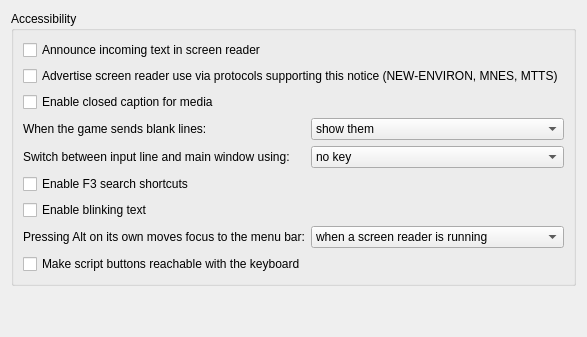
     <widget class="QWidget" name="tab_accessibility">
      <attribute name="title">
       <string>Accessibility</string>
      </attribute>
      <layout class="QVBoxLayout" name="vBoxLayout_tab_accessibility">
       <item>
        <widget class="QGroupBox" name="groupBox_accessibility">
         <property name="title">
          <string>Accessibility</string>
         </property>
         <layout class="QGridLayout" name="gridLayout_groupBox_accessibility">
          <item row="0" column="0" colspan="2">
           <widget class="QCheckBox" name="checkBox_announceIncomingText">
            <property name="toolTip">
             <string>&lt;p&gt;On some platforms, like macOS, the screen reader tool has issues announcing incoming text fully, without skipping. You can opt into disabling announcing new text from the game with this option to use a custom TTS instead which avoids such issues.&lt;/p&gt;</string>
            </property>
            <property name="accessibleDescription">
             <string>When checked, Mudlet announces incoming game text through the system screen reader. On some platforms such as macOS the system screen reader may skip text; if that happens, uncheck this and use a custom TTS solution instead.</string>
            </property>
            <property name="text">
             <string>Announce incoming text in screen reader</string>
            </property>
           </widget>
          </item>
          <item row="1" column="0" colspan="2">
           <widget class="QCheckBox" name="checkBox_advertiseScreenReader">
            <property name="text">
             <string>Advertise screen reader use via protocols supporting this notice (NEW-ENVIRON, MNES, MTTS)</string>
            </property>
           </widget>
          </item>
          <item row="2" column="0" colspan="2">
           <widget class="QCheckBox" name="checkBox_enableClosedCaption">
            <property name="text">
             <string>Enable closed caption for media</string>
            </property>
           </widget>
          </item>
          <item row="3" column="0">
           <widget class="QLabel" name="label_blankLinesBehaviour">
            <property name="text">
             <string>When the game sends blank lines:</string>
            </property>
            <property name="buddy">
             <cstring>comboBox_blankLinesBehaviour</cstring>
            </property>
           </widget>
          </item>
          <item row="3" column="1">
           <widget class="QComboBox" name="comboBox_blankLinesBehaviour">
            <item>
             <property name="text">
              <string>show them</string>
             </property>
            </item>
            <item>
             <property name="text">
              <string>hide them</string>
             </property>
            </item>
            <item>
             <property name="text">
              <string>replace with a space</string>
             </property>
            </item>
           </widget>
          </item>
          <item row="4" column="0">
           <widget class="QLabel" name="label_caretModeKey">
            <property name="text">
             <string>Switch between input line and main window using:</string>
            </property>
            <property name="buddy">
             <cstring>comboBox_caretModeKey</cstring>
            </property>
           </widget>
          </item>
          <item row="4" column="1">
           <widget class="QComboBox" name="comboBox_caretModeKey">
            <property name="toolTip">
             <string>&lt;p&gt;In caret mode, hyperlinks in the main window can be navigated with &lt;b&gt;Ctrl+]&lt;/b&gt; (next link) and &lt;b&gt;Ctrl+[&lt;/b&gt; (previous link), activated with &lt;b&gt;Enter&lt;/b&gt; or &lt;b&gt;Space&lt;/b&gt;, and their context menu opened with the &lt;b&gt;Menu&lt;/b&gt; key or &lt;b&gt;Shift+F10&lt;/b&gt;. Press &lt;b&gt;Ctrl+End&lt;/b&gt; to jump to the latest content (Mac: &lt;b&gt;Ctrl+Fn+Right Arrow&lt;/b&gt;) or &lt;b&gt;Ctrl+Home&lt;/b&gt; to jump to the start (Mac: &lt;b&gt;Ctrl+Fn+Left Arrow&lt;/b&gt;). Choosing &lt;b&gt;Ctrl+Tab&lt;/b&gt; or &lt;b&gt;F6&lt;/b&gt; here keeps plain &lt;b&gt;Tab&lt;/b&gt; available for stepping through links.&lt;/p&gt;</string>
            </property>
            <property name="accessibleDescription">
             <string>In caret mode, navigate hyperlinks with Ctrl+] for the next link and Ctrl+[ for the previous link, activate the focused link with Enter or Space, and open its menu with the Menu key or Shift+F10. Press Ctrl+End to jump to the latest content or Ctrl+Home to jump to the start of the buffer.</string>
            </property>
            <item>
             <property name="text">
              <string>no key</string>
             </property>
            </item>
            <item>
             <property name="text">
              <string>Tab</string>
             </property>
            </item>
            <item>
             <property name="text">
              <string>Ctrl+Tab</string>
             </property>
            </item>
            <item>
             <property name="text">
              <string>F6</string>
             </property>
            </item>
           </widget>
          </item>
          <item row="5" column="0" colspan="2">
           <widget class="QCheckBox" name="checkBox_f3SearchEnabled">
            <property name="toolTip">
             <string>&lt;p&gt;Enable F3 and Shift+F3 shortcuts for searching up and down in the buffer.&lt;/p&gt;</string>
            </property>
            <property name="accessibleDescription">
             <string>Enable F3 and Shift+F3 shortcuts for searching up and down in the buffer.</string>
            </property>
            <property name="text">
             <string>Enable F3 search shortcuts</string>
            </property>
           </widget>
          </item>
          <item row="6" column="0" colspan="2">
           <widget class="QCheckBox" name="checkBox_enableBlinkText">
            <property name="toolTip">
             <string>&lt;p&gt;When enabled, text with the blinking attribute (SGR codes 5 and 6) is displayed with a smooth pulsing effect. When disabled, blinking text is shown in italics instead.&lt;/p&gt;</string>
            </property>
            <property name="accessibleDescription">
             <string>When enabled, text with the blinking attribute (SGR codes 5 and 6) is displayed with a smooth pulsing effect. When disabled, blinking text is shown in italics instead.</string>
            </property>
            <property name="text">
             <string>Enable blinking text</string>
            </property>
           </widget>
          </item>
          <item row="7" column="0">
           <widget class="QLabel" name="label_menuBarAltKeyNavigation">
            <property name="text">
             <string>Pressing Alt on its own moves focus to the menu bar:</string>
            </property>
            <property name="buddy">
             <cstring>comboBox_menuBarAltKeyNavigation</cstring>
            </property>
           </widget>
          </item>
          <item row="7" column="1">
           <widget class="QComboBox" name="comboBox_menuBarAltKeyNavigation">
            <property name="toolTip">
             <string>&lt;p&gt;Screen reader users reach Mudlet's menus by pressing and releasing Alt. Mudlet turns this on when the system reports a screen reader. Choose &lt;b&gt;always&lt;/b&gt; if yours is not detected, or &lt;b&gt;never&lt;/b&gt; if a mistimed Alt keybinding keeps moving focus away from the command line.&lt;/p&gt;</string>
            </property>
            <property name="accessibleDescription">
             <string>Screen reader users reach Mudlet's menus by pressing and releasing Alt. Mudlet turns this on when the system reports a screen reader. Choose always if yours is not detected, or never if a mistimed Alt keybinding keeps moving focus away from the command line.</string>
            </property>
            <item>
             <property name="text">
              <string>when a screen reader is running</string>
             </property>
            </item>
            <item>
             <property name="text">
              <string>always</string>
             </property>
            </item>
            <item>
             <property name="text">
              <string>never</string>
             </property>
            </item>
           </widget>
          </item>
          <item row="8" column="0" colspan="2">
           <widget class="QCheckBox" name="checkBox_accessibleLabels">
            <property name="toolTip">
             <string>&lt;p&gt;Lets you reach the buttons that scripts and packages make out of labels with the Tab key, and press them with Space or Enter. A focused button is outlined. This changes the Tab order in packages, so it is off unless you turn it on.&lt;/p&gt;&lt;p&gt;It also lets a screen reader read out the new text of labels that scripts mark as live, such as a health gauge.&lt;/p&gt;</string>
            </property>
            <property name="accessibleDescription">
             <string>When checked, buttons that scripts and packages make out of labels can be reached with the Tab key and pressed with Space or Enter, and a focused one is outlined. A screen reader also reads out the new text of labels that scripts mark as live.</string>
            </property>
            <property name="text">
             <string>Make script buttons reachable with the keyboard</string>
            </property>
           </widget>
          </item>
         </layout>
        </widget>
       </item>
       <item>
        <spacer name="verticalSpacer_accessibility">
         <property name="orientation">
          <enum>Qt::Orientation::Vertical</enum>
         </property>
         <property name="sizeType">
          <enum>QSizePolicy::Policy::Expanding</enum>
         </property>
         <property name="sizeHint" stdset="0">
          <size>
           <width>20</width>
           <height>40</height>
          </size>
         </property>
        </spacer>
       </item>
      </layout>
     </widget>
